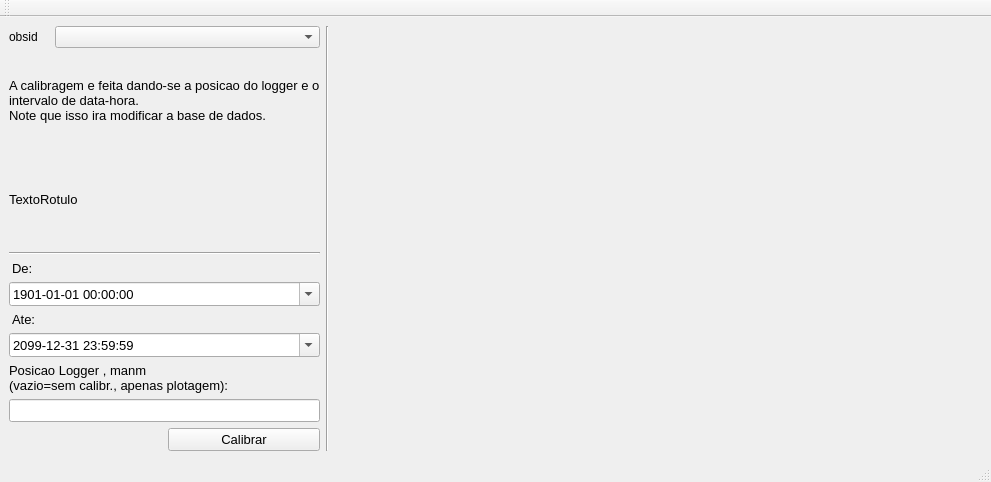
<?xml version="1.0" encoding="UTF-8"?>
<ui version="4.0">
 <class>MainWindow</class>
 <widget class="QMainWindow" name="MainWindow">
  <property name="geometry">
   <rect>
    <x>0</x>
    <y>0</y>
    <width>991</width>
    <height>482</height>
   </rect>
  </property>
  <property name="windowTitle">
   <string>Gerador de grafico customizado para Midvatten plugin</string>
  </property>
  <widget class="QWidget" name="centralwidget">
   <layout class="QGridLayout" name="gridLayout_3">
    <item row="0" column="0">
     <layout class="QGridLayout" name="gridLayout_2">
      <item row="0" column="0" colspan="2">
       <layout class="QHBoxLayout" name="horizontalLayout">
        <item>
         <widget class="QLabel" name="table_QLabel">
          <property name="sizePolicy">
           <sizepolicy hsizetype="Fixed" vsizetype="Fixed">
            <horstretch>0</horstretch>
            <verstretch>0</verstretch>
           </sizepolicy>
          </property>
          <property name="minimumSize">
           <size>
            <width>40</width>
            <height>0</height>
           </size>
          </property>
          <property name="font">
           <font>
            <pointsize>9</pointsize>
           </font>
          </property>
          <property name="text">
           <string>obsid</string>
          </property>
          <property name="buddy">
           <cstring>combobox_obsid</cstring>
          </property>
         </widget>
        </item>
        <item>
         <widget class="QComboBox" name="combobox_obsid">
          <property name="sizePolicy">
           <sizepolicy hsizetype="Expanding" vsizetype="Fixed">
            <horstretch>0</horstretch>
            <verstretch>0</verstretch>
           </sizepolicy>
          </property>
          <property name="minimumSize">
           <size>
            <width>87</width>
            <height>0</height>
           </size>
          </property>
          <property name="maximumSize">
           <size>
            <width>20000</width>
            <height>16777215</height>
           </size>
          </property>
          <property name="font">
           <font>
            <pointsize>9</pointsize>
           </font>
          </property>
         </widget>
        </item>
       </layout>
      </item>
      <item row="0" column="2" rowspan="6">
       <widget class="Line" name="line">
        <property name="sizePolicy">
         <sizepolicy hsizetype="Fixed" vsizetype="Expanding">
          <horstretch>0</horstretch>
          <verstretch>0</verstretch>
         </sizepolicy>
        </property>
        <property name="minimumSize">
         <size>
          <width>0</width>
          <height>400</height>
         </size>
        </property>
        <property name="orientation">
         <enum>Qt::Vertical</enum>
        </property>
       </widget>
      </item>
      <item row="1" column="0" colspan="2">
       <widget class="QLabel" name="label_7">
        <property name="font">
         <font>
          <family>Arial</family>
          <pointsize>10</pointsize>
         </font>
        </property>
        <property name="text">
         <string>A calibragem e feita dando-se a posicao do logger e o intervalo de data-hora.
Note que isso ira modificar a base de dados.</string>
        </property>
        <property name="wordWrap">
         <bool>true</bool>
        </property>
       </widget>
      </item>
      <item row="2" column="0">
       <widget class="QLabel" name="INFO">
        <property name="sizePolicy">
         <sizepolicy hsizetype="Preferred" vsizetype="Preferred">
          <horstretch>0</horstretch>
          <verstretch>0</verstretch>
         </sizepolicy>
        </property>
        <property name="font">
         <font>
          <family>Arial</family>
          <pointsize>10</pointsize>
         </font>
        </property>
        <property name="text">
         <string>TextoRotulo</string>
        </property>
        <property name="wordWrap">
         <bool>true</bool>
        </property>
       </widget>
      </item>
      <item row="3" column="0" colspan="2">
       <widget class="Line" name="line_2">
        <property name="sizePolicy">
         <sizepolicy hsizetype="MinimumExpanding" vsizetype="Fixed">
          <horstretch>0</horstretch>
          <verstretch>0</verstretch>
         </sizepolicy>
        </property>
        <property name="font">
         <font>
          <family>Arial</family>
          <pointsize>10</pointsize>
         </font>
        </property>
        <property name="orientation">
         <enum>Qt::Horizontal</enum>
        </property>
       </widget>
      </item>
      <item row="4" column="0" colspan="2">
       <layout class="QGridLayout" name="gridLayout">
        <item row="0" column="0">
         <widget class="QLabel" name="label_8">
          <property name="sizePolicy">
           <sizepolicy hsizetype="MinimumExpanding" vsizetype="Fixed">
            <horstretch>0</horstretch>
            <verstretch>0</verstretch>
           </sizepolicy>
          </property>
          <property name="font">
           <font>
            <family>Arial</family>
            <pointsize>10</pointsize>
           </font>
          </property>
          <property name="text">
           <string>De:</string>
          </property>
          <property name="alignment">
           <set>Qt::AlignLeading|Qt::AlignLeft|Qt::AlignVCenter</set>
          </property>
          <property name="indent">
           <number>3</number>
          </property>
         </widget>
        </item>
        <item row="1" column="0">
         <widget class="QDateTimeEdit" name="FromDateTime">
          <property name="sizePolicy">
           <sizepolicy hsizetype="MinimumExpanding" vsizetype="Fixed">
            <horstretch>0</horstretch>
            <verstretch>0</verstretch>
           </sizepolicy>
          </property>
          <property name="minimumSize">
           <size>
            <width>0</width>
            <height>0</height>
           </size>
          </property>
          <property name="font">
           <font>
            <family>Arial</family>
            <pointsize>10</pointsize>
           </font>
          </property>
          <property name="wrapping">
           <bool>false</bool>
          </property>
          <property name="frame">
           <bool>true</bool>
          </property>
          <property name="specialValueText">
           <string/>
          </property>
          <property name="keyboardTracking">
           <bool>true</bool>
          </property>
          <property name="dateTime">
           <datetime>
            <hour>0</hour>
            <minute>0</minute>
            <second>0</second>
            <year>1901</year>
            <month>1</month>
            <day>1</day>
           </datetime>
          </property>
          <property name="displayFormat">
           <string>yyyy-MM-dd HH:mm:ss</string>
          </property>
          <property name="calendarPopup">
           <bool>true</bool>
          </property>
         </widget>
        </item>
        <item row="2" column="0">
         <widget class="QLabel" name="label_9">
          <property name="sizePolicy">
           <sizepolicy hsizetype="MinimumExpanding" vsizetype="Fixed">
            <horstretch>0</horstretch>
            <verstretch>0</verstretch>
           </sizepolicy>
          </property>
          <property name="font">
           <font>
            <family>Arial</family>
            <pointsize>10</pointsize>
           </font>
          </property>
          <property name="text">
           <string>Ate:</string>
          </property>
          <property name="alignment">
           <set>Qt::AlignLeading|Qt::AlignLeft|Qt::AlignVCenter</set>
          </property>
          <property name="indent">
           <number>3</number>
          </property>
         </widget>
        </item>
        <item row="3" column="0">
         <widget class="QDateTimeEdit" name="ToDateTime">
          <property name="sizePolicy">
           <sizepolicy hsizetype="MinimumExpanding" vsizetype="Fixed">
            <horstretch>0</horstretch>
            <verstretch>0</verstretch>
           </sizepolicy>
          </property>
          <property name="minimumSize">
           <size>
            <width>0</width>
            <height>0</height>
           </size>
          </property>
          <property name="font">
           <font>
            <family>Arial</family>
            <pointsize>10</pointsize>
           </font>
          </property>
          <property name="wrapping">
           <bool>false</bool>
          </property>
          <property name="frame">
           <bool>true</bool>
          </property>
          <property name="specialValueText">
           <string/>
          </property>
          <property name="keyboardTracking">
           <bool>true</bool>
          </property>
          <property name="dateTime">
           <datetime>
            <hour>23</hour>
            <minute>59</minute>
            <second>59</second>
            <year>2099</year>
            <month>12</month>
            <day>31</day>
           </datetime>
          </property>
          <property name="displayFormat">
           <string>yyyy-MM-dd HH:mm:ss</string>
          </property>
          <property name="calendarPopup">
           <bool>true</bool>
          </property>
         </widget>
        </item>
        <item row="4" column="0">
         <widget class="QLabel" name="label_11">
          <property name="font">
           <font>
            <family>Arial</family>
            <pointsize>10</pointsize>
           </font>
          </property>
          <property name="text">
           <string>Posicao Logger , manm
(vazio=sem calibr., apenas plotagem):</string>
          </property>
          <property name="wordWrap">
           <bool>true</bool>
          </property>
         </widget>
        </item>
        <item row="5" column="0">
         <widget class="QLineEdit" name="LoggerPos">
          <property name="sizePolicy">
           <sizepolicy hsizetype="MinimumExpanding" vsizetype="Fixed">
            <horstretch>0</horstretch>
            <verstretch>0</verstretch>
           </sizepolicy>
          </property>
          <property name="minimumSize">
           <size>
            <width>0</width>
            <height>0</height>
           </size>
          </property>
          <property name="font">
           <font>
            <family>Arial</family>
            <pointsize>10</pointsize>
           </font>
          </property>
          <property name="inputMethodHints">
           <set>Qt::ImhPreferNumbers</set>
          </property>
         </widget>
        </item>
       </layout>
      </item>
      <item row="5" column="1">
       <widget class="QPushButton" name="pushButton">
        <property name="sizePolicy">
         <sizepolicy hsizetype="Preferred" vsizetype="Fixed">
          <horstretch>0</horstretch>
          <verstretch>0</verstretch>
         </sizepolicy>
        </property>
        <property name="font">
         <font>
          <family>Arial</family>
          <pointsize>10</pointsize>
         </font>
        </property>
        <property name="text">
         <string>Calibrar</string>
        </property>
       </widget>
      </item>
     </layout>
    </item>
    <item row="0" column="1">
     <widget class="QWidget" name="widgetPlot" native="true">
      <property name="sizePolicy">
       <sizepolicy hsizetype="Expanding" vsizetype="Expanding">
        <horstretch>0</horstretch>
        <verstretch>0</verstretch>
       </sizepolicy>
      </property>
      <property name="minimumSize">
       <size>
        <width>300</width>
        <height>100</height>
       </size>
      </property>
      <layout class="QGridLayout" name="gridLayout_5">
       <item row="0" column="0">
        <layout class="QVBoxLayout" name="layoutplot"/>
       </item>
      </layout>
     </widget>
    </item>
   </layout>
  </widget>
  <widget class="QMenuBar" name="menubar">
   <property name="geometry">
    <rect>
     <x>0</x>
     <y>0</y>
     <width>991</width>
     <height>27</height>
    </rect>
   </property>
  </widget>
  <widget class="QStatusBar" name="statusbar"/>
  <widget class="QToolBar" name="toolBar">
   <property name="windowTitle">
    <string>toolBar</string>
   </property>
   <attribute name="toolBarArea">
    <enum>TopToolBarArea</enum>
   </attribute>
   <attribute name="toolBarBreak">
    <bool>false</bool>
   </attribute>
  </widget>
 </widget>
 <resources/>
 <connections/>
</ui>
